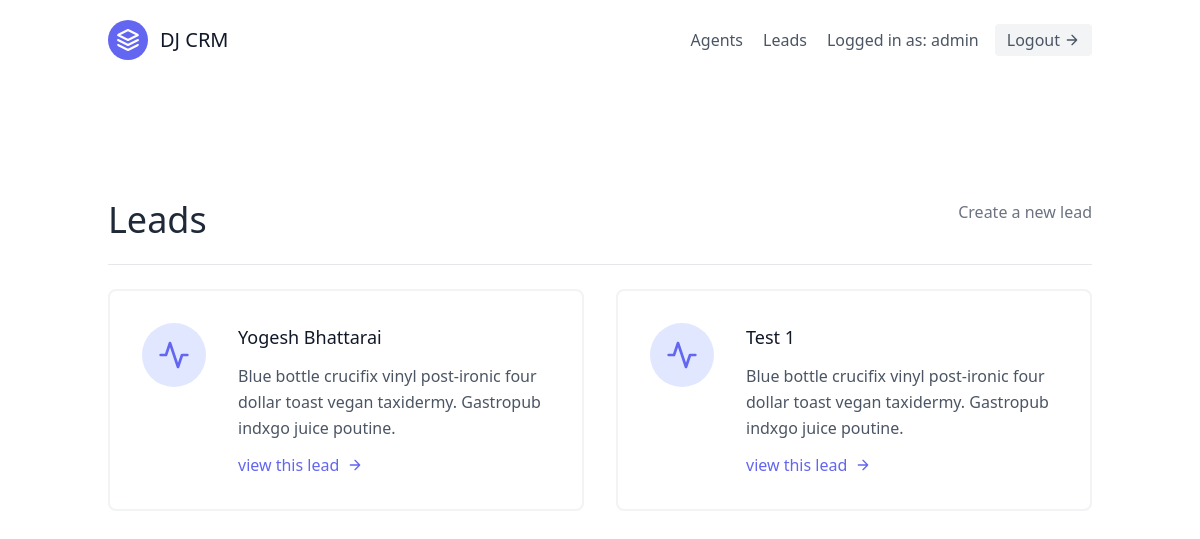
Screenshot of /leads/ (signed in) with the database file from the repository.
### leads/models.py (models this page shows, shortened)
class User(AbstractUser):
    is_organizer= models.BooleanField(default=True)
    is_agent = models.BooleanField(default=False)

class Lead(models.Model):
    first_name = models.CharField(max_length=100)
    last_name = models.CharField(max_length=100)
    age = models.PositiveIntegerField(default=0)
    organization=models.ForeignKey(UserProfile,on_delete=models.CASCADE)
    agent = models.ForeignKey("Agent", null=True, blank=True, on_delete=models.SET_NULL)

### leads/views.py (the view)
# urls.py: path('', LeadListView.as_view(), name="lead_list"),
class LeadListView(LoginRequiredMixin, ListView):
    template_name = "leads/lead_list.html"
    context_object_name = "leads"
    def get_queryset(self):
        user = self.request.user
        if user.is_organizer:
            queryset = Lead.objects.filter(
                organization=user.userprofile,
                agent__isnull=False
            )
        else:
            queryset=Lead.objects.filter(organization=user.agent.organization, agent__isnull=False)
            queryset = queryset.filter(agent__user=user)
        return queryset
    def get_context_data(self, **kwargs):
        context = super(LeadListView, self).get_context_data(**kwargs)
        user = self.request.user
        if user.is_organizer:
            queryset = Lead.objects.filter(
                organization=user.userprofile,
                agent__isnull=True
            )
        context.update({
            "unassigned_leads": queryset
        })
        return context

### leads/templates/leads/lead_list.html (shortened to what this page needs)
{% extends "base.html" %}
{% block content %}
<section class="text-gray-600 body-font">
    <div class="container px-5 py-24 mx-auto flex flex-wrap">
        <div class="w-full mb-6 py-6 flex justify-between items-centre border-b border-grey-200">
            <div>
                <h1 class="text-4xl text-gray-800">Leads</h1>
            </div>
            {% if request.user.is_organizer %}
            <div>
                <a class="text-gray-500 hover:text-blue-500" href="{% url 'lead_create' %}">Create a new lead</a>
            </div>
            {% endif %}
        </div>
        <div class="flex flex-wrap -m-4">
            {% for lead in leads %}
            <div class="p-4 lg:w-1/2 md:w-full">
                <div class="flex border-2 rounded-lg border-gray-200 border-opacity-50 p-8 sm:flex-row flex-col">
                    <div class="w-16 h-16 sm:mr-8 sm:mb-0 mb-4 inline-flex items-center justify-center rounded-full bg-indigo-100 text-indigo-500 flex-shrink-0">
                        <svg fill="none" stroke="currentColor" stroke-linecap="round" stroke-linejoin="round" stroke-width="2" class="w-8 h-8" viewBox="0 0 24 24">
                            <path d="M22 12h-4l-3 9L9 3l-3 9H2"></path>
                        </svg>
                    </div>
                    <div class="flex-grow">
                        <h2 class="text-gray-900 text-lg title-font font-medium mb-3">
                            {{ lead.first_name }} {{ lead.last_name }}
                        </h2>
                        <p class="leading-relaxed text-base">
                            Blue bottle crucifix vinyl post-ironic four dollar toast vegan taxidermy. Gastropub indxgo juice poutine.
                        </p>
                        <a href="/leads/{{ lead.pk }}/" class="mt-3 text-indigo-500 inline-flex items-center">
                            view this lead
                            <svg fill="none" stroke="currentColor" stroke-linecap="round" stroke-linejoin="round"
                                stroke-width="2" class="w-4 h-4 ml-2" viewBox="0 0 24 24">
                                <path d="M5 12h14M12 5l7 7-7 7"></path>
                            </svg>
                        </a>
                    </div>
                </div>
            </div>
            {% endfor %}
        </div>
    </div>
</section>
{% endblock content %}

### templates/navbar.html (shortened to what this page needs)
<header class="text-gray-600 body-font">
  <div class="container mx-auto flex flex-wrap p-5 flex-col md:flex-row items-center">
    <a class="flex title-font font-medium items-center text-gray-900 mb-4 md:mb-0">
      <svg xmlns="http://www.w3.org/2000/svg" fill="none" stroke="currentColor" stroke-linecap="round"
        stroke-linejoin="round" stroke-width="2" class="w-10 h-10 text-white p-2 bg-indigo-500 rounded-full"
        viewBox="0 0 24 24">
        <path d="M12 2L2 7l10 5 10-5-10-5zM2 17l10 5 10-5M2 12l10 5 10-5"></path>
      </svg>
      <span class="ml-3 text-xl">DJ CRM</span>
    </a>
    <nav class="md:ml-auto flex flex-wrap items-center text-base justify-center">
      {% if not request.user.is_authenticated %}
      <a href="{% url 'signup' %}" class="mr-5 hover:text-gray-900">Signup</a>
      {% else %}
        {% if request.user.is_organizer %}
          <a href="{% url 'agent_list' %}" class="mr-5 hover:text-gray-900">Agents</a>
        {% endif %}
        <a href="{% url 'lead_list' %}" class="mr-5 hover:text-gray-900">Leads</a>
      {% endif %}
    </nav>
    {% if request.user.is_authenticated %}
    Logged in as: {{request.user.username}}
      <a href="{% url 'logout' %}"
        class="ml-4 inline-flex items-center bg-gray-100 border-0 py-1 px-3 focus:outline-none hover:bg-gray-200 rounded text-base mt-4 md:mt-0">
        Logout
        <svg fill="none" stroke="currentColor" stroke-linecap="round" stroke-linejoin="round" stroke-width="2"
          class="w-4 h-4 ml-1" viewBox="0 0 24 24">
          <path d="M5 12h14M12 5l7 7-7 7"></path>
        </svg>
    </a>
    {% endif %}
  </div>
</header>

### rows the page displays
User: user.username "admin"
Lead: first_name "Yogesh", last_name "Bhattarai"
Lead: first_name "Test", last_name "1"
